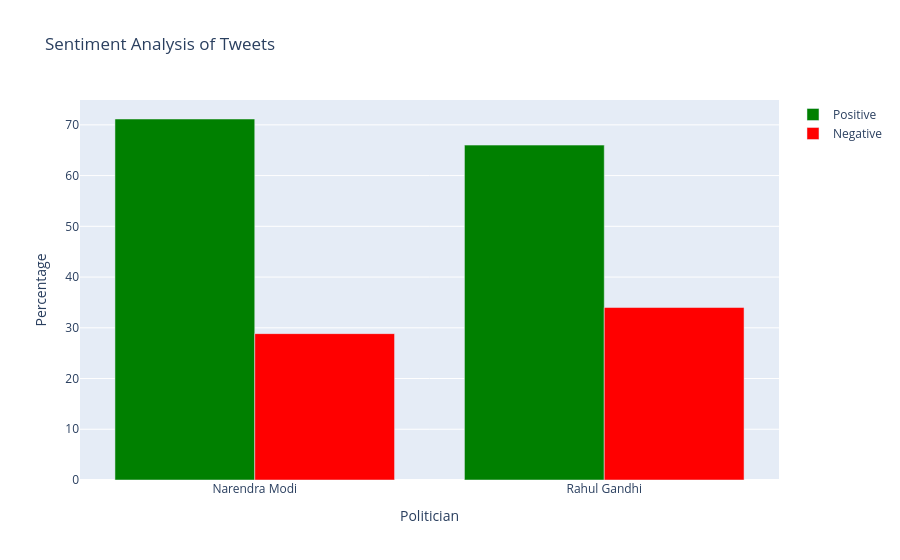

Here is the notebook cell this chart was saved with:
### Code cell
Politicians = ['Narendra Modi', 'Rahul Gandhi']
lis_pos = [ percent_1.get('positive', 0), percent_2.get('positive', 0)]
lis_neg = [ percent_1.get('negative', 0), percent_2.get('negative', 0)]

# Create grouped bar chart
fig = go.Figure(data=[
    go.Bar(name='Positive', x=Politicians, y=lis_pos, marker_color='green'),
    go.Bar(name='Negative', x=Politicians, y=lis_neg, marker_color='red')
])

fig.update_layout(
    title='Sentiment Analysis of Tweets',
    yaxis_title='Percentage',
    xaxis_title='Politician',
    barmode='group'
)

fig.show()

### Figure 1 — Plotly figure (JSON) as saved in the notebook; plotly's stock layout.template omitted (floating-point values rounded to 4 significant figures)
{"data": [{"marker": {"color": "green"}, "name": "Positive", "type": "bar", "x": ["Narendra Modi", "Rahul Gandhi"], "y": [71.15, 66.01]}, {"marker": {"color": "red"}, "name": "Negative", "type": "bar", "x": ["Narendra Modi", "Rahul Gandhi"], "y": [28.85, 33.99]}], "layout": {"barmode": "group", "title": {"text": "Sentiment Analysis of Tweets"}, "xaxis": {"title": {"text": "Politician"}}, "yaxis": {"title": {"text": "Percentage"}}}}
